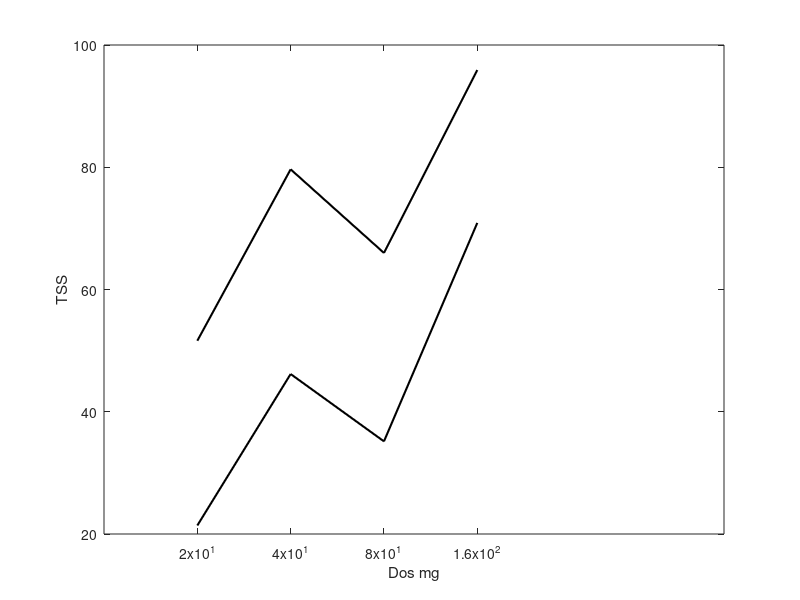

Write MATLAB code to recreate this figure.

stds = [44.6 20.4 42.5;
        52.0 45.4 21.3;
        33.9 42.7 38.5;
        29.1 23.7 37.5];
means = [54.1 18.3 34.9;
        47.9  96.1 40.6;
         43.3 49.7 57.8;
         101.7 67.6  80.9];
    
    
counts = [9 8 8;
          8 9 8;
          8 8 9;
          8 8 8];
    
    
tot_stds = sqrt(sum(stds.^2 .* counts, 2)./sum(counts, 2));
tot_means = sum(means .* counts, 2)./sum(counts, 2);
CI = tot_stds .* 2./sqrt(sum(counts, 2));
tot_ci = [tot_means + CI, tot_means - CI]


plot([20, 40, 80, 160], tot_ci, 'LineWidth', 1.5, 'color', 'k')
set(gca, 'XScale', 'log')
xticks([20, 40, 80, 160])
xlabel('Dos mg')
ylabel('TSS')

